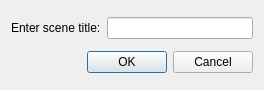
<?xml version="1.0" encoding="UTF-8"?>
<ui version="4.0">
 <class>Scene</class>
 <widget class="QDialog" name="Scene">
  <property name="geometry">
   <rect>
    <x>0</x>
    <y>0</y>
    <width>264</width>
    <height>90</height>
   </rect>
  </property>
  <property name="windowTitle">
   <string>Dialog</string>
  </property>
  <layout class="QVBoxLayout" name="verticalLayout">
   <item>
    <layout class="QHBoxLayout" name="horizontalLayout">
     <item>
      <widget class="QLabel" name="laTitle">
       <property name="text">
        <string>Enter scene title:</string>
       </property>
      </widget>
     </item>
     <item>
      <widget class="QLineEdit" name="leTitle"/>
     </item>
    </layout>
   </item>
   <item>
    <widget class="QDialogButtonBox" name="buttonBox">
     <property name="orientation">
      <enum>Qt::Horizontal</enum>
     </property>
     <property name="standardButtons">
      <set>QDialogButtonBox::Cancel|QDialogButtonBox::Ok</set>
     </property>
    </widget>
   </item>
  </layout>
 </widget>
 <resources/>
 <connections>
  <connection>
   <sender>buttonBox</sender>
   <signal>accepted()</signal>
   <receiver>Scene</receiver>
   <slot>accept()</slot>
   <hints>
    <hint type="sourcelabel">
     <x>248</x>
     <y>254</y>
    </hint>
    <hint type="destinationlabel">
     <x>157</x>
     <y>274</y>
    </hint>
   </hints>
  </connection>
  <connection>
   <sender>buttonBox</sender>
   <signal>rejected()</signal>
   <receiver>Scene</receiver>
   <slot>reject()</slot>
   <hints>
    <hint type="sourcelabel">
     <x>316</x>
     <y>260</y>
    </hint>
    <hint type="destinationlabel">
     <x>286</x>
     <y>274</y>
    </hint>
   </hints>
  </connection>
 </connections>
</ui>
